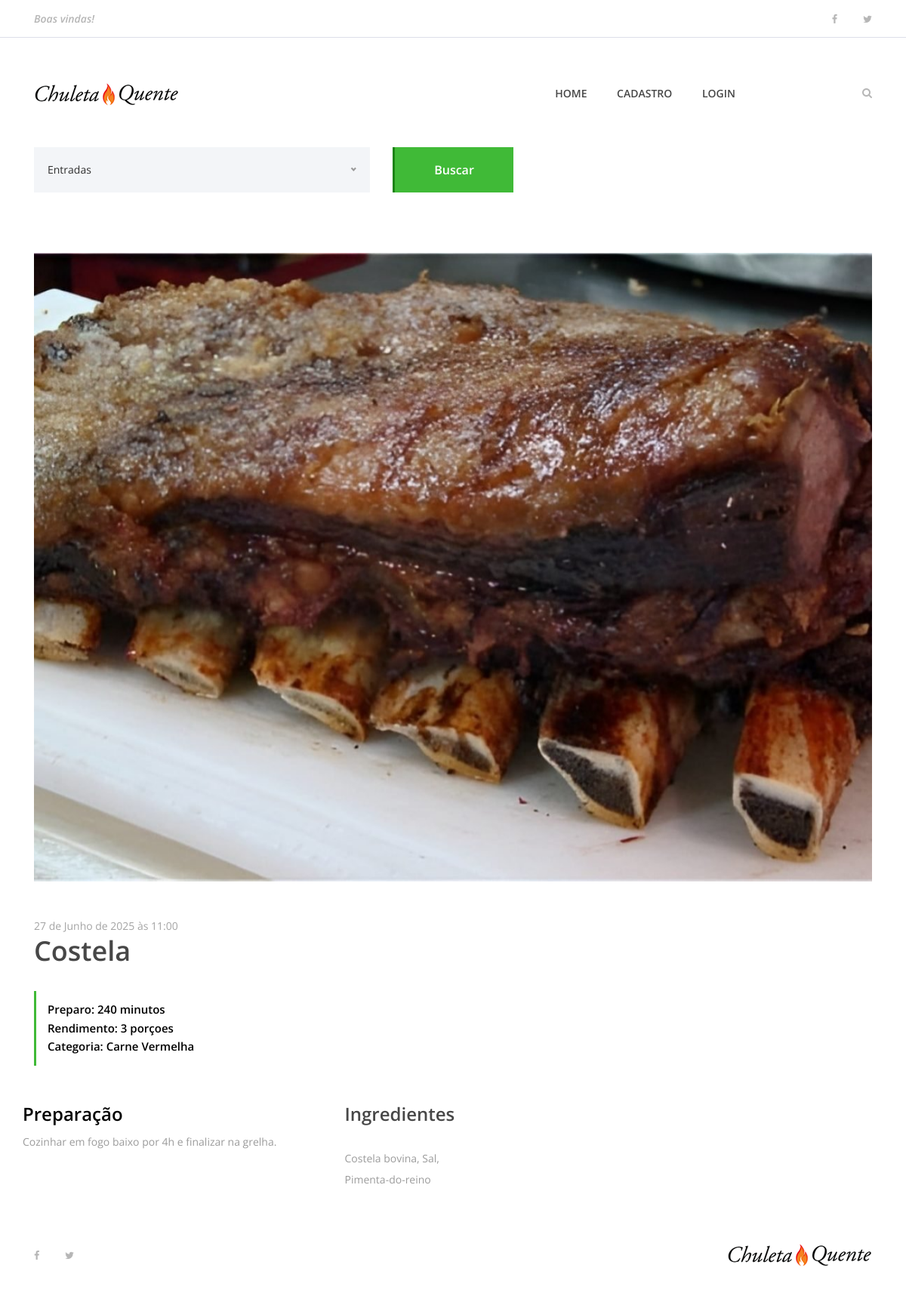
Screenshot of /9 with the database file from the repository.
### churras/models.py (models this page shows, shortened)
class Prato(models.Model):
    nome_prato = models.CharField(max_length=100)
    ingredientes = models.TextField()
    modo_preparo = models.CharField()
    tempo_preparo = models.IntegerField()
    rendimento = models.CharField(max_length=10)
    categoria = models.CharField(max_length=100)
    date_prato = models.DateTimeField(default=datetime.now, blank=True)
    funcionario = models.ForeignKey(User, on_delete=models.CASCADE)
    publicado = models.BooleanField(default=False)
    foto_prato = models.ImageField(upload_to=get_file_path, blank=True)

### churras/views.py (the view)
# urls.py: path('<int:id>', churrasco, name='churrasco'),
def churrasco(request, id):
    prato = get_object_or_404(Prato, id=id)
    return render(request, 'churrasco.html', {'prato': prato})

### templates/churrasco.html (shortened to what this page needs)
{% extends "base.html" %}
{% load static %}
{% block content %}
</head>
<body>
    {% include "partials/menu.html" %}
        <div class="receipe-post-search mb-80">
            <div class="container">
                <form action="#" method="post">
                    <div class="row">
                        <div class="col-12 col-lg-5">
                        </div>
                        <div class="col-12 col-lg-2 text-right">
                            <button type="submit" class="btn delicious-btn">Buscar</button>
                        </div>
                    </div>
                </form>
            </div>
        </div>
        <div class="container">
            <div class="row">
                <div class="col-12">
                    <div class="receipe-slider owl-carousel">
                    {% if prato.foto_prato == '' %}
                        <img src={% static "img/bg-img/tomate_banner.jpg" %}>
                    {% else %}
                        <img src="{{ prato.foto_prato.url }}" alt="">
                    {% endif %}
                    </div>
                </div>
            </div>
        </div>
        <div class="receipe-content-area">
            <div class="container">
                <div class="row">
                    <div class="col-12 col-md-8">
                        <div class="receipe-headline my-5">
                            <span>{{ prato.date_prato }}</span>
                            <h2>{{ prato.nome_prato }}</h2>
                            <div class="receipe-duration">
                                <h6>Preparo: {{ prato.tempo_preparo }} minutos</h6>
                                <h6>Rendimento: {{ prato.rendimento }} porçoes</h6>
                                <h6>Categoria: {{ prato.categoria }}</h6>
                            </div>
                        </div>
                    </div>
                <div class="row">
                    <div class="col-12 col-lg-8">
                        <h4>Preparação</h4>
                        <div class="single-preparation-step d-flex">
                            <p>{{ prato.modo_preparo }}</p>
                        </div>
                    </div>
                    <div class="col-12 col-lg-4">
                        <div class="ingredients">
                            <h4>Ingredientes</h4>
                            <div class="ingredients">
                                <p>{{ prato.ingredientes }}</p>
                            </div>
                        </div>
                    </div>
                </div>
    {% include "partials/footer.html" %}
{% endblock %}

### static/site.css (style rules this page uses)
* { margin: 0; padding: 0; }
body { font-family: "Open Sans", sans-serif; font-size: 14px; }
h1, h2, h3, h4, h5, h6 { color: #000000; line-height: 1.3; font-weight: 600; }
p { color: #9b9b9b; font-size: 14px; line-height: 2; font-weight: 400; }
img { height: auto; max-width: 100%; }
.mb-80 { margin-bottom: 80px !important; }
.delicious-btn { display: inline-block; min-width: 160px; height: 60px; color: #ffffff; border: none; border-left: 3px solid #1c8314; border-radius: 0; padding: 0 30px; font-size: 16px; line-height: 58px; font-weight: 600; -webkit-transition-duration: 500ms; transition-duration: 500ms; text-transform: capitalize; background-color: #40ba37; }
.receipe-post-search { position: relative; z-index: 20; }
.receipe-slider { position: relative; z-index: 1; }
.receipe-headline span { font-size: 14px; display: block; color: #a4a4a4; margin-bottom: 0; }
.receipe-headline h2 { font-size: 36px; color: #474747; margin-bottom: 30px; }
.receipe-headline .receipe-duration { border-left: 3px solid #40ba37; padding: 15px; }
.receipe-headline .receipe-duration h6 { font-size: 15px; margin-bottom: 5px; }
.receipe-headline .receipe-duration h6:last-child { margin-bottom: 0; }
.single-preparation-step { position: relative; z-index: 1; margin-bottom: 50px; }
.ingredients h4 { color: #474747; margin-bottom: 30px; }

### rows the page displays
Prato: foto_prato (picture), date_prato "27 de Junho de 2025 às 11:00", nome_prato "Costela", tempo_preparo "240", rendimento "3", categoria "Carne Vermelha", modo_preparo "Cozinhar em fogo baixo por 4h e finalizar na grelha.", ingredientes "Costela bovina, Sal, Pimenta-do-reino"
